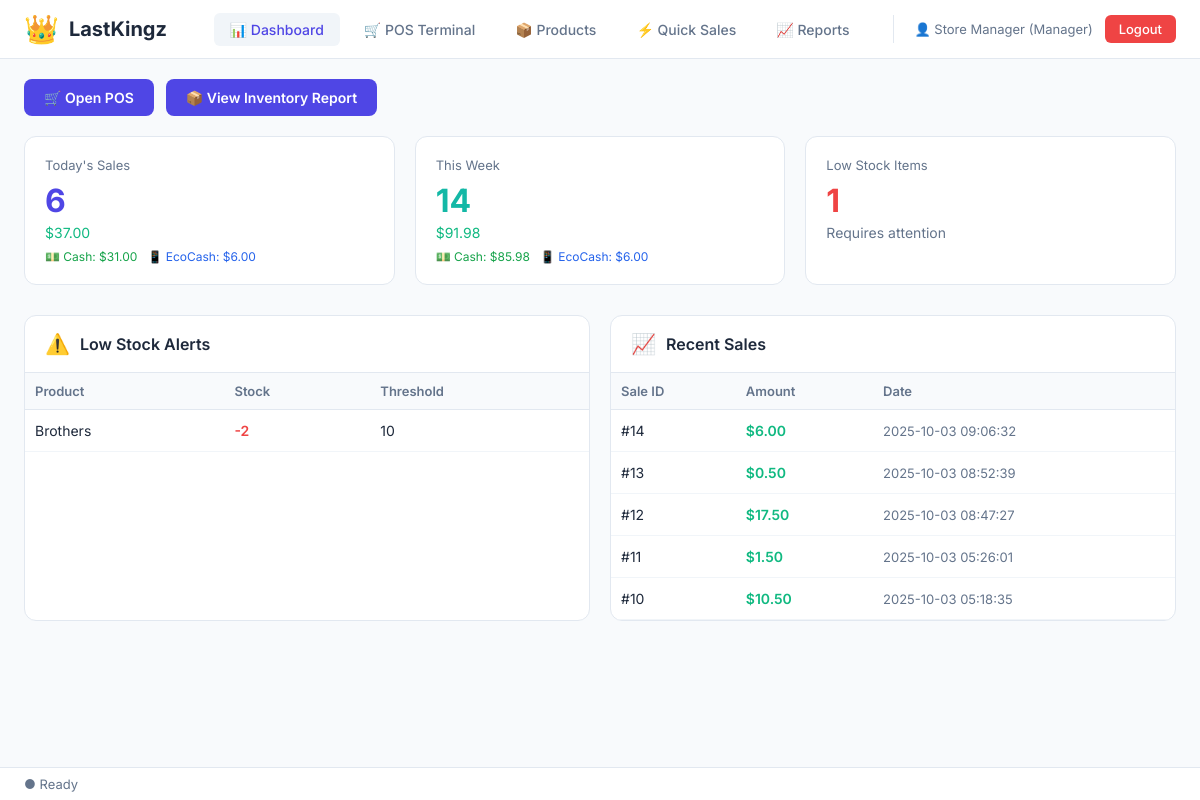
/manager/dashboard (signed in), run on the app's committed database.
### tables this page shows
CREATE TABLE products (
                id INTEGER PRIMARY KEY AUTOINCREMENT,
                barcode TEXT UNIQUE NOT NULL,
                name TEXT NOT NULL,
                price REAL NOT NULL,
                stock INTEGER NOT NULL,
                low_stock_threshold INTEGER DEFAULT 10,
                created_at TIMESTAMP DEFAULT CURRENT_TIMESTAMP
            );

CREATE TABLE sales (
                id INTEGER PRIMARY KEY AUTOINCREMENT,
                total_amount REAL NOT NULL,
                cash_received REAL NOT NULL,
                change_given REAL NOT NULL,
                sale_date TIMESTAMP DEFAULT CURRENT_TIMESTAMP
            , cashier_id INTEGER, payment_method TEXT DEFAULT "cash");

### app.py (the view)
@app.route('/manager/dashboard')
@manager_required
def manager_dashboard():
    conn = db.get_connection()
    cursor = conn.cursor()
    today = datetime.now().date()
    cursor.execute("""
        SELECT COUNT(*), COALESCE(SUM(total_amount), 0)
        FROM sales
        WHERE DATE(sale_date) = ?
    """, (today,))
    today_count, today_total = cursor.fetchone()
    cursor.execute("""
        SELECT
            COALESCE(SUM(CASE WHEN payment_method = 'cash' THEN total_amount ELSE 0 END), 0) as cash_total,
            COALESCE(SUM(CASE WHEN payment_method = 'ecocash' THEN total_amount ELSE 0 END), 0) as ecocash_total
        FROM sales
        WHERE DATE(sale_date) = ?
    """, (today,))
    today_cash, today_ecocash = cursor.fetchone()
    week_start = today - timedelta(days=today.weekday())
    cursor.execute("""
        SELECT COUNT(*), COALESCE(SUM(total_amount), 0)
        FROM sales
        WHERE DATE(sale_date) >= ?
    """, (week_start,))
    week_count, week_total = cursor.fetchone()
    cursor.execute("""
        SELECT
            COALESCE(SUM(CASE WHEN payment_method = 'cash' THEN total_amount ELSE 0 END), 0) as cash_total,
            COALESCE(SUM(CASE WHEN payment_method = 'ecocash' THEN total_amount ELSE 0 END), 0) as ecocash_total
        FROM sales
        WHERE DATE(sale_date) >= ?
    """, (week_start,))
    week_cash, week_ecocash = cursor.fetchone()
    cursor.execute("""
        SELECT name, stock, low_stock_threshold
        FROM products
        WHERE stock <= low_stock_threshold
        ORDER BY stock ASC
        LIMIT 10
    """)
    low_stock_items = cursor.fetchall()
    cursor.execute("""
        SELECT id, total_amount, sale_date
        FROM sales
        ORDER BY sale_date DESC
        LIMIT 5
    """)
    recent_sales = cursor.fetchall()
    stats = {
        'today_sales': today_count,
        'today_revenue': today_total,
        'today_cash': today_cash,
        'today_ecocash': today_ecocash,
        'week_sales': week_count,
        'week_revenue': week_total,
        'week_cash': week_cash,
        'week_ecocash': week_ecocash,
        'low_stock_count': len(low_stock_items),
        'low_stock_items': low_stock_items,
        'recent_sales': recent_sales
    }
    return render_template('manager/dashboard.html', stats=stats, user=session)

### app.py (called while the page is built)
def manager_required(f):
    @wraps(f)
    def decorated_function(*args, **kwargs):
        if 'user_id' not in session:
            return redirect(url_for('login'))
        if session.get('role') != UserAuth.ROLE_MANAGER:
            flash('Manager access required', 'danger')
            return redirect(url_for('cashier_dashboard'))
        return f(*args, **kwargs)
    return decorated_function

### database.py (called while the page is built)
    def get_connection(self):
        return sqlite3.connect(self.db_name)

### templates/manager/dashboard.html (shortened to what this page needs)
{% extends "base.html" %}
{% block content %}
<div style="display: flex; gap: 12px; margin-bottom: 20px;">
    <button class="btn btn-primary" onclick="location.href='{{ url_for('manager_pos') }}'">🛒 Open POS</button>
    <button class="btn btn-primary" onclick="showInventoryReport()">📦 View Inventory Report</button>
</div>
<div style="display: grid; grid-template-columns: repeat(auto-fit, minmax(250px, 1fr)); gap: 20px; margin-bottom: 30px;">
    <div class="card">
        <div class="card-body">
            <div style="color: #64748b; font-size: 13px; margin-bottom: 8px;">Today's Sales</div>
            <div style="font-size: 32px; font-weight: 700; color: #4f46e5;">{{ stats.today_sales }}</div>
            <div style="color: #10b981; font-size: 14px; margin-top: 4px;">${{ "%.2f"|format(stats.today_revenue) }}</div>
            <div style="display: flex; gap: 10px; margin-top: 8px; font-size: 12px;">
                <div style="color: #16a34a;">💵 Cash: ${{ "%.2f"|format(stats.today_cash) }}</div>
                <div style="color: #2563eb;">📱 EcoCash: ${{ "%.2f"|format(stats.today_ecocash) }}</div>
            </div>
        </div>
    </div>
    <div class="card">
        <div class="card-body">
            <div style="color: #64748b; font-size: 13px; margin-bottom: 8px;">This Week</div>
            <div style="font-size: 32px; font-weight: 700; color: #14b8a6;">{{ stats.week_sales }}</div>
            <div style="color: #10b981; font-size: 14px; margin-top: 4px;">${{ "%.2f"|format(stats.week_revenue) }}</div>
            <div style="display: flex; gap: 10px; margin-top: 8px; font-size: 12px;">
                <div style="color: #16a34a;">💵 Cash: ${{ "%.2f"|format(stats.week_cash) }}</div>
                <div style="color: #2563eb;">📱 EcoCash: ${{ "%.2f"|format(stats.week_ecocash) }}</div>
            </div>
        </div>
    </div>
    <div class="card">
        <div class="card-body">
            <div style="color: #64748b; font-size: 13px; margin-bottom: 8px;">Low Stock Items</div>
            <div style="font-size: 32px; font-weight: 700; color: #ef4444;">{{ stats.low_stock_count }}</div>
            <div style="color: #64748b; font-size: 14px; margin-top: 4px;">Requires attention</div>
        </div>
    </div>
</div>
<div style="display: grid; grid-template-columns: 1fr 1fr; gap: 20px;">
    <div class="card">
        <div class="card-header">
            <span class="card-icon">⚠️</span>
            <h2 class="card-title">Low Stock Alerts</h2>
        </div>
        <div class="card-body" style="padding: 0;">
            <table class="cart-table">
                <thead>
                    <tr>
                        <th>Product</th>
                        <th>Stock</th>
                        <th>Threshold</th>
                    </tr>
                </thead>
                <tbody>
                    {% for item in stats.low_stock_items %}
                    <tr>
                        <td>{{ item[0] }}</td>
                        <td style="color: #ef4444; font-weight: 600;">{{ item[1] }}</td>
                        <td>{{ item[2] }}</td>
                    </tr>
                    {% endfor %}
                </tbody>
            </table>
        </div>
    </div>
    <div class="card">
        <div class="card-header">
            <span class="card-icon">📈</span>
            <h2 class="card-title">Recent Sales</h2>
        </div>
        <div class="card-body" style="padding: 0;">
            <table class="cart-table">
                <thead>
                    <tr>
                        <th>Sale ID</th>
                        <th>Amount</th>
                        <th>Date</th>
                    </tr>
                </thead>
                <tbody>
                    {% for sale in stats.recent_sales %}
                    <tr>
                        <td>#{{ sale[0] }}</td>
                        <td style="color: #10b981; font-weight: 600;">${{ "%.2f"|format(sale[1]) }}</td>
                        <td style="font-size: 13px; color: #64748b;">{{ sale[2] }}</td>
                    </tr>
                    {% endfor %}
                </tbody>
            </table>
        </div>
    </div>
</div>
{% endblock %}

### templates/base.html (shortened to what this page needs)
<!DOCTYPE html>
<html lang="en">
<head>
    <link rel="stylesheet" href="{{ url_for('static', filename='css/style.css') }}">
</head>
<body>
    <nav class="navbar">
        <div class="nav-container">
            <div class="nav-brand">
                <span class="brand-icon">👑</span>
                <span class="brand-name">LastKingz</span>
            </div>
            <div class="nav-links">
                {% if user %}
                    {% if user.role == 'manager' %}
                        <a href="{{ url_for('manager_dashboard') }}" class="nav-link {% if request.endpoint == 'manager_dashboard' %}active{% endif %}">
                            📊 Dashboard
                        </a>
                        <a href="{{ url_for('manager_pos') }}" class="nav-link {% if request.endpoint == 'manager_pos' %}active{% endif %}">
                            🛒 POS Terminal
                        </a>
                        <a href="{{ url_for('manager_products') }}" class="nav-link {% if request.endpoint == 'manager_products' %}active{% endif %}">
                            📦 Products
                        </a>
                        <a href="{{ url_for('manager_quick_sales') }}" class="nav-link {% if request.endpoint == 'manager_quick_sales' %}active{% endif %}">
                            ⚡ Quick Sales
                        </a>
                        <a href="{{ url_for('manager_reports') }}" class="nav-link {% if request.endpoint == 'manager_reports' %}active{% endif %}">
                            📈 Reports
                        </a>
                    {% endif %}
                    <div class="nav-user">
                        <span class="user-info">👤 {{ user.full_name }} ({{ user.role|title }})</span>
                        <a href="{{ url_for('logout') }}" class="btn-logout">Logout</a>
                    </div>
                {% endif %}
            </div>
        </div>
    </nav>
    <main class="main-content">
        {% block content %}{% endblock %}
    </main>
    <footer class="status-bar">
        <div class="status-container">
            <span class="status-text">● Ready</span>
        </div>
    </footer>
</body>
</html>

### static/css/style.css (style rules this page uses)
* { margin: 0; padding: 0; box-sizing: border-box; }
body { font-family: 'Inter', -apple-system, BlinkMacSystemFont, sans-serif; background: #f8fafc; color: #1e293b; }
.navbar { background: white; border-bottom: 1px solid #e2e8f0; padding: 0; position: sticky; top: 0; z-index: 1000; }
.nav-container { max-width: 1920px; margin: 0 auto; padding: 12px 24px; display: flex; justify-content: space-between; align-items: center; }
.nav-brand { display: flex; align-items: center; gap: 10px; font-size: 20px; font-weight: 700; color: #1e293b; }
.brand-icon { font-size: 28px; }
.nav-links { display: flex; align-items: center; gap: 8px; }
.nav-link { padding: 8px 16px; border-radius: 6px; text-decoration: none; color: #64748b; font-weight: 500; font-size: 14px; transition: all 0.2s; }
.nav-link.active { background: #f1f5f9; color: #4f46e5; }
.nav-user { display: flex; align-items: center; gap: 12px; margin-left: 20px; padding-left: 20px; border-left: 1px solid #e2e8f0; }
.user-info { font-size: 13px; color: #64748b; }
.btn-logout { padding: 6px 14px; background: #ef4444; color: white; border-radius: 6px; text-decoration: none; font-size: 13px; font-weight: 500; transition: background 0.2s; }
.main-content { max-width: 1920px; margin: 0 auto; padding: 20px 24px; min-height: calc(100vh - 120px); }
.status-bar { background: white; border-top: 1px solid #e2e8f0; padding: 8px 0; position: fixed; bottom: 0; left: 0; right: 0; }
.status-container { max-width: 1920px; margin: 0 auto; padding: 0 24px; display: flex; justify-content: space-between; align-items: center; }
.status-text { font-size: 13px; color: #64748b; }
.card { background: white; border-radius: 12px; border: 1px solid #e2e8f0; overflow: hidden; }
.card-header { padding: 16px 20px; border-bottom: 1px solid #e2e8f0; display: flex; align-items: center; gap: 10px; }
.card-icon { font-size: 20px; }
.card-title { font-size: 16px; font-weight: 600; color: #1e293b; }
.card-body { padding: 20px; }
.btn { padding: 10px 20px; border-radius: 8px; border: none; font-size: 14px; font-weight: 600; cursor: pointer; transition: all 0.2s; font-family: 'Inter', sans-serif; }
.btn-primary { background: #4f46e5; color: white; }
.cart-table { width: 100%; border-collapse: collapse; }
.cart-table th { background: #f8fafc; padding: 10px; text-align: left; font-size: 13px; font-weight: 600; color: #64748b; border-bottom: 1px solid #e2e8f0; }
.cart-table td { padding: 12px 10px; border-bottom: 1px solid #f1f5f9; font-size: 14px; }

### data on the page
products: name "Brothers", stock "-2", low_stock_threshold "10"
sales: id "14", total_amount "6.00", sale_date "2025-10-03 09:06:32"
sales: id "13", total_amount "0.50", sale_date "2025-10-03 08:52:39"
sales: id "12", total_amount "17.50", sale_date "2025-10-03 08:47:27"
sales: id "11", total_amount "1.50", sale_date "2025-10-03 05:26:01"
sales: id "10", total_amount "10.50", sale_date "2025-10-03 05:18:35"

### other printed values
{{ user.full_name }} "Store Manager"
{{ user.role|title }} "Manager"
{{ stats.today_sales }} "6"
{{ "%.2f"|format(stats.today_revenue) }} "37.00"
{{ "%.2f"|format(stats.today_cash) }} "31.00"
{{ "%.2f"|format(stats.today_ecocash) }} "6.00"
{{ stats.week_sales }} "14"
{{ "%.2f"|format(stats.week_revenue) }} "91.98"
{{ "%.2f"|format(stats.week_cash) }} "85.98"
{{ "%.2f"|format(stats.week_ecocash) }} "6.00"
{{ stats.low_stock_count }} "1"
